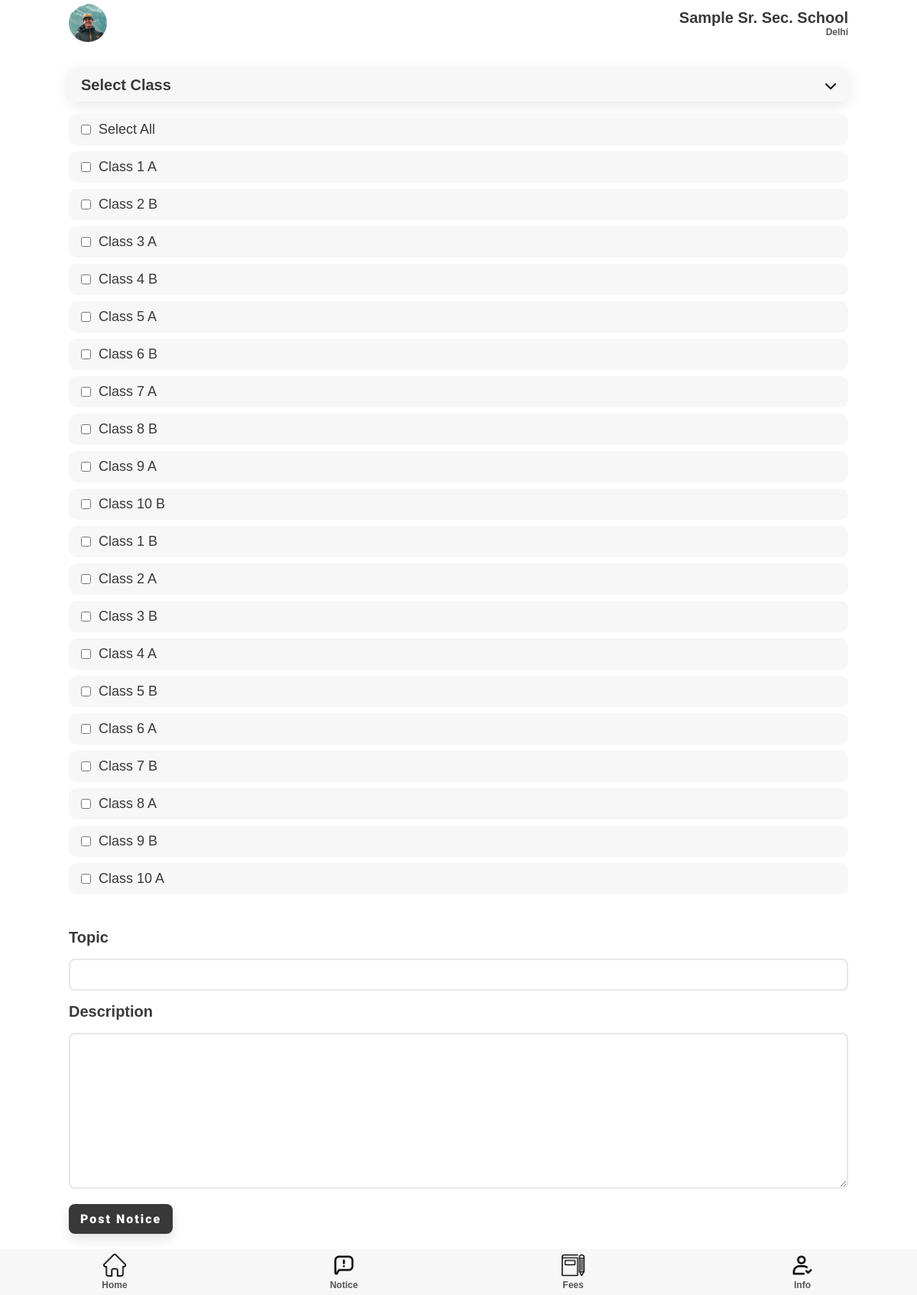
The page /notice/createNotice/ (signed in) on the database its author committed.
### teacher/models.py (models this page shows)
class classSection(models.Model):
    Class = models.IntegerField()
    section = models.CharField(max_length=50)
    teacher = models.OneToOneField(teacher, on_delete=models.PROTECT)

### notice/views.py (the view, shortened to what this page needs)
# urls.py: path('createNotice/', views.createNotice, name='createNotice'),
def createNotice(request):
    try:
        teacherobj = teacher.objects.get(user = request.user)
        classes_teacher_obj = classSection.objects.filter(teacher = teacherobj)
        teacher_subject = subject.objects.filter(teacher = teacherobj)
        classes = [classes_teacher_obj[0]]
        for sub in teacher_subject:
            classes.append(sub.Class)
        posting_by = "teacher"
    except:
        super_admin = SuperAdmin.objects.get(user = request.user)
        school_object = super_admin.school
        classes = classSection.objects.filter(teacher__in = teacher.objects.filter(school = school_object))
        posting_by = "superadmin"
    if posting_by == "teacher":
        return render(request, 'createNotice.html', {'classes': classes})
    elif posting_by == "superadmin":
        return render(request, 'superadmincreateNotice.html', {'classes': classes})

### templates/superadmin/superadmincreateNotice.html (shortened to what this page needs)
{% extends 'adminhome.html' %} {% load static %} {% block extra-head %}
<link rel="stylesheet" href="{% static '/css/style.css' %}" />
<link rel="stylesheet" href="{% static '/css/notice.css' %}" />
{% endblock extra-head %} {% block content %}
<section id="main">
  <form method="POST" action="{% url 'notice:createNotice' %}">
    <section id="notice-accor">
      <div class="notice-class-accor component-back">
        <h2>Select Class</h2>
        <i class="fas fa-chevron-down"></i>
      </div>
      <div class="notice-class-list">
        <div class="notice-class-elem notice-all">
          <input value="all" type="checkbox" name="checks" id="" />
          <p>Select All</p>
        </div>
        {% for class in classes %}
        <div class="notice-class-elem">
          <input
            value="{{ class.id }}"
            type="checkbox"
            name="checks"
            id=""
          />
          <p>Class {{ class.Class }} {{ class.section }}</p>
        </div>
        {% endfor %}
      </div>
    </section>
    <section id="content-info">
      <div class="content-info">
        <div class="content-topic">
          <label for=""><h2>Topic</h2></label>
          <input name="topic" type="text" />
        </div>
        <div class="content-topic content-desc">
          <label for=""><h2>Description</h2></label>
          <textarea name="desc" id="" cols="30" rows="10"></textarea>
        </div>
        <button type="submit" class="btn btn-black">Post Notice</button>
      </div>
    </section>
  </form>
</section>
{% endblock content %}

### static/css/style.css (style rules this page uses)
:root { --dark-green: #1ab7ea; --light-green: #9cdabd; --dark-red: #fb3f4a; --light-red: #fb878e; --light-red: #2196f3; --light-grey: #f7f7f8; --dark-grey: #e7e7e8; --dark: #393939; --faded: #555555; --center-width: 85%; }
* { box-sizing: border-box; margin: 0; padding: 0; }
body { font-family: "Arial", sans-serif; -webkit-font-smoothing: antialiased; }
* { margin: 0; padding: 0; }
#main { margin: auto; margin-bottom: 60px; width: 100%; background-color: #fff; }
.menu-list, .component-back { background-color: var(--light-grey); border-radius: 10px; display: flex; justify-content: space-between; align-items: center; margin: 1em 0; padding: 10px 16px; transition: all 0.5s ease 0s; box-shadow: 0px 4px 20px rgba(0, 0, 0, 0.1); }
.btn { display: inline-block; background: var(--dark-green); color: #fff; padding: 10px 15px; min-width: 120px; font-size: 1rem; text-align: center; border: none; cursor: pointer; outline: none; box-shadow: 0px 8px 15px rgba(0, 0, 0, 0.1); transition: all 0.3s ease 0s; border-radius: 8px; letter-spacing: 2px; font-family: "Roboto", sans-serif; font-weight: 900; }
.btn-black { background-color: var(--dark); color: #fff; }
.btn-black { background-color: var(--dark); }
p { color: var(--dark); font-size: 15px; font-weight: 300; }
h2 { color: var(--dark); text-transform: capitalize; font-size: 20px; font-weight: 600; }

### static/css/notice.css (style rules this page uses)
#notice-accor { width: var(--center-width); margin: 25px auto; }
.notice-class-elem, .notice-stud-elem { background-color: var(--light-grey); border-radius: 10px; display: flex; justify-content: flex-start; align-items: center; margin: 0.5em 0; padding: 10px 16px; }
.notice-class-accor, .notice-stud-accor { cursor: pointer; }
.notice-class-list, .notice-stud-list { display: block; height: auto; transition: all 0.4s ease; }
.notice-class-elem p, .notice-stud-elem p { font-size: 18px; margin: 0px 10px; }
#content-info { width: var(--center-width); margin: 0px auto; padding: 20px 0px; }
.content-topic h2 { margin-bottom: 16px; }
.content-topic input[type="text"], .content-topic textarea, input[type="date"] { outline: none; width: 100%; padding: 10px; font-size: 16px; border: 2px solid var(--dark-grey); border-radius: 8px; transition: all 0.1s ease; }
.content-desc { margin: 16px 0px; height: auto; }

### rows shown on the page
classSection: Class "1", section "A"
classSection: Class "2", section "B"
classSection: Class "3", section "A"
classSection: Class "4", section "B"
classSection: Class "5", section "A"
classSection: Class "6", section "B"
classSection: Class "7", section "A"
classSection: Class "8", section "B"
classSection: Class "9", section "A"
classSection: Class "10", section "B"
classSection: Class "1", section "B"
classSection: Class "2", section "A"
classSection: Class "3", section "B"
classSection: Class "4", section "A"
classSection: Class "5", section "B"
classSection: Class "6", section "A"
classSection: Class "7", section "B"
classSection: Class "8", section "A"
classSection: Class "9", section "B"
classSection: Class "10", section "A"
